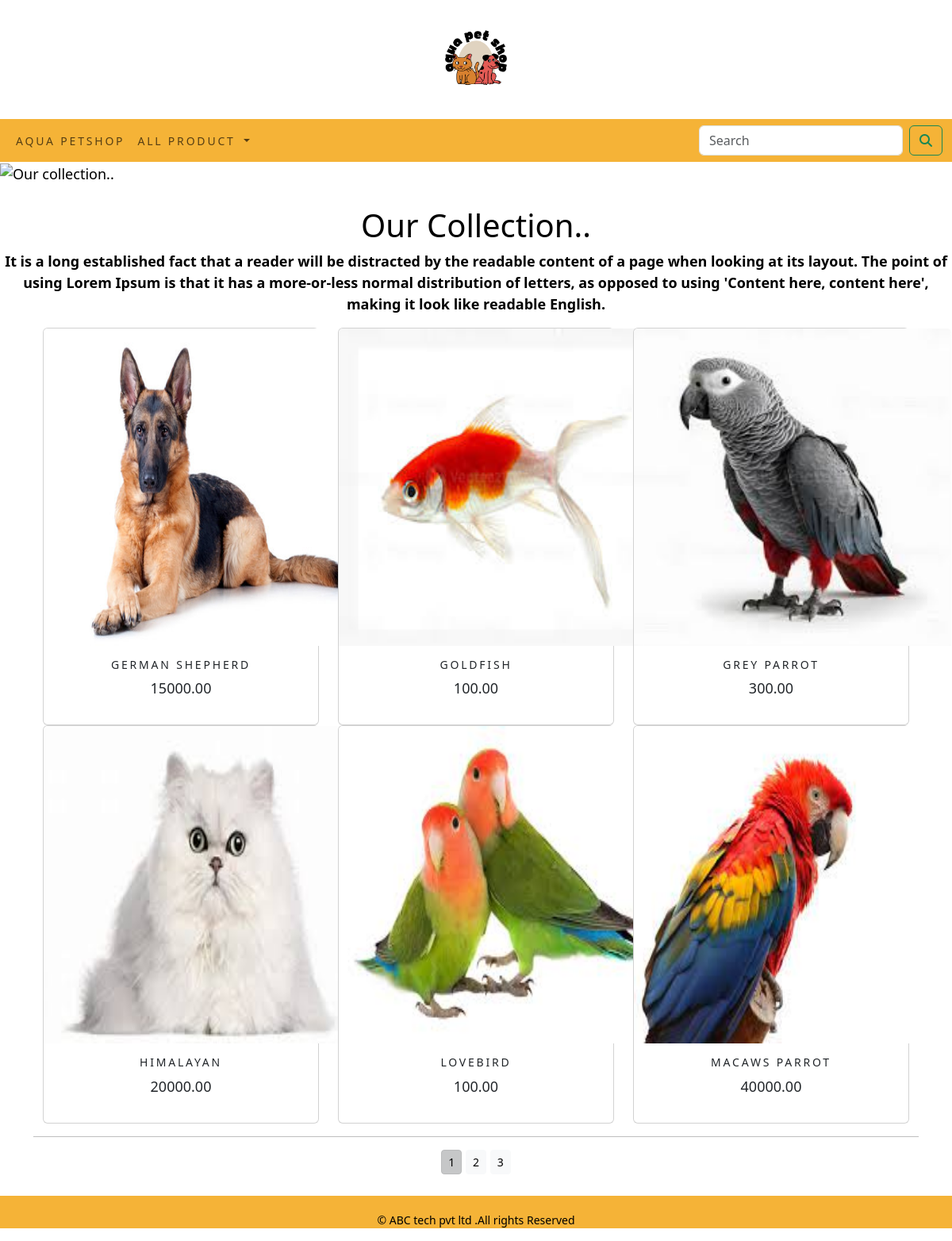
The app's page /shop/ with its own data.
### shop_app/models.py (models this page shows, shortened)
class product(models.Model):
    pro_name = models.CharField(max_length=250, unique=True)
    slug = models.SlugField(max_length=250, unique=True)
    des = models.TextField(blank=True)
    price = models.DecimalField(max_digits=10, decimal_places=2)
    category = models.ForeignKey(Category, on_delete=models.CASCADE)
    image = models.ImageField(upload_to='product_img', blank=True)
    stock = models.IntegerField()
    available = models.BooleanField(default=True)
    created = models.DateTimeField(auto_now_add=True)
    update = models.DateTimeField(auto_now=True)
    class Meta:
        ordering = ('pro_name',)
        verbose_name = 'product'
        verbose_name_plural = 'products'
    def get_url(self):
        return reverse('shop_app:product_detail',args=[self.category.slug,self.slug])

### shop_app/views.py (the view)
# urls.py: path('', views.all_category, name='all_category'),
def all_category(request, cat_slug=None):
    cat_page = None
    cat_product_list = None
    if cat_slug!=None:
        cat_page = get_object_or_404(Category, slug=cat_slug)
        cat_product_list = product.objects.all().filter(category=cat_page, available=True)
    else:
        cat_product_list = product.objects.all().filter(available=True)
    paginator = Paginator(cat_product_list, 6)
    try:
        page = int(request.GET.get('page', '1'))
    except:
        page = 1
    try:
        products = paginator.page(page)
    except (EmptyPage, InvalidPage):
        products = paginator.page(paginator.num_pages)
    return render(request, "category.html", {'category': cat_page, 'products': products})

### cart_app/context_processors.py (called while the page is built)
def counter(request):
    item_count = 0
    if 'admin' in request.path:
        return {}
    else:
        try:
            cart = Cart.objects.filter(cart_id=_cart_id(request))
            car_items = Cartitem.objects.all().filter(cart=cart[:1])
            for car_item in car_items:
                item_count += car_item.quantity
        except Cart.DoesNotExist:
            item_count = 0
    return dict(item_count=item_count)

### cart_app/views.py (called while the page is built)
def _cart_id(request):
    cart = request.session.session_key
    if not cart:
        cart = request.session.create()
    return cart

### shop_app/context_processors.py (called while the page is built)
def menu_link(request):
    link=Category.objects.all()
    return dict(links=link)

### shop_app/models.py (called while the page is built)
    def get_url(self):
        return reverse('shop_app:product_category',args=[self.slug])

### templates/category.html (shortened to what this page needs)
{% extends 'base.html' %}
{% load static %}
{% block content %}
<div class="mx-auto">
   {% if category %}
      <img class="my-image" src="{{ category.image.url}}" alt="{{category.cat_name}}">
</div>
       <div>
          <h1 class="text-center my_title">{{category.cat_name}}</h1>
           <p class="text-justify">{{category.des}}</p>
       </div>
  {% else %}
     <div>
        <img src="{% static 'shop_app/banner1.png' %}" alt="Our collection.." width="100%" height="500px">
     </div>
     <br>
     <div class="text-center mx-auto">
         <h1> Our Collection..</h1>
         <p><b>It is a long established fact that a reader will be distracted by the readable content of a page when looking at its layout. The point of using Lorem Ipsum is that it has a more-or-less normal distribution of letters, as opposed to using 'Content here, content here', making it look like readable English. </b></p>
     </div>
  {% endif %}
<div class="container">
   <div class="row mx-auto">
      {% for products in products.object_list %}
       <div class="my-bottom_margin col-9 col-sm-12  col-md-4 col-lg-4">
          <div class="card text-center" style="min-width:18rem;">
              <a href="{{products.get_url}}"> <img class="card-img-top my_image" src="{{products.image.url}}"  alt="{{products.pro_name}}" style="width:400px;height:400px;"></a>
              <div class="card-body">
                 <h3>{{products.pro_name}}</h3>
                     <p>{{products.price}}</p>
              </div>
          </div>
       </div>
       {% endfor %}
   </div>
    <div class="mx-auto">
    {% if products.paginator.num_pages > 1 %}
        <hr>
        <div class="text-center">
            {% for pg in products.paginator.page_range %}
            <a href="?page={{pg}}" class="btn btn-light btn-sm {% if products.number == pg %} active {% endif %}">{{pg}}</a>
            {% endfor %}
        </div>
        {% endif %}
    </div>
    <br>
</div>
{% endblock %}

### templates/base.html (shortened to what this page needs)
<!DOCTYPE html>
{% load static %}
<html lang="en">
<head>
    <link rel="stylesheet" href="{%static 'css/custom.css' %}">
    <link href="{% static 'css/bootstrap.min.css' %}" rel="stylesheet">
</head>
<body>
   {% include 'header.html' %}
   {% include 'navbar.html' %}
   {% block content %}
   {% endblock %}
{% include 'footer.html' %}
</body>
</html>

### templates/header.html
{% load static %}
<header>
  <center>
    <a href="{% url 'shop_app:all_category' %}">
      <img src="{% static 'shop_app/Logo.png' %}" alt="logoimage" width="150px"></a>
  </center>
</header>

### templates/navbar.html (shortened to what this page needs)
<nav class="navbar navbar-expand-lg navbar-light" style="background-color: #f5b337;">
  <div class="container-fluid">
    <div class="collapse navbar-collapse" id="navbarSupportedContent">
      <ul class="navbar-nav me-auto mb-2 mb-lg-0">
        <li class="nav-item">
          <a class="nav-link" href="{% url 'shop_app:all_category' %}">Aqua Petshop</a>
        </li>
        <li class="nav-item dropdown {% if 'shop_app' in request.path %} active {% endif %}">
          <a class="nav-link dropdown-toggle" href="" role="button" data-bs-toggle="dropdown" aria-expanded="false">
            All Product
          </a>
        </li>
      </ul>
      <form action="{% url 'search_app:search_result' %}" method="get" class="d-flex" role="search">
        <input class="form-control me-2" type="search" placeholder="Search" name="q" aria-label="Search">
        <button class="btn btn-outline-success" type="submit"><i class="fa fa-search"></i></button>
      </form>
    </div>
  </div>
  </nav>

### templates/footer.html
<div class="footer navbar-fixed-bottom my_footer">
    <p class="text-center">&copy; ABC tech pvt ltd .All rights Reserved </p>
</div>

### static/css/custom.css (style rules this page uses)
body { font-family: 'Oswald', sans-serif; font-family: 'Space Grotesk', sans-serif; }
.nav-item { letter-spacing:.2em; font-size: 14px; text-transform: uppercase; }
.my_footer { background-color:#f5b337; }
.my_footer p { padding-top:20px; font-size:14px; }
.mx-auto { color: black; font-size:18px; }
.card-body h3 { font-size:14px; text-transform:uppercase; letter-spacing:.2em; }

### records on screen
product: image (picture), pro_name "GERMAN SHEPHERD", price "15000.00"
product: image (picture), pro_name "GOLDFISH", price "100.00"
product: image (picture), pro_name "GREY PARROT", price "300.00"
product: image (picture), pro_name "HIMALAYAN", price "20000.00"
product: image (picture), pro_name "LOVEBIRD", price "100.00"
product: image (picture), pro_name "MACAWS PARROT", price "40000.00"

### other values on screen
{{ pg }} "1" "2" "3"
